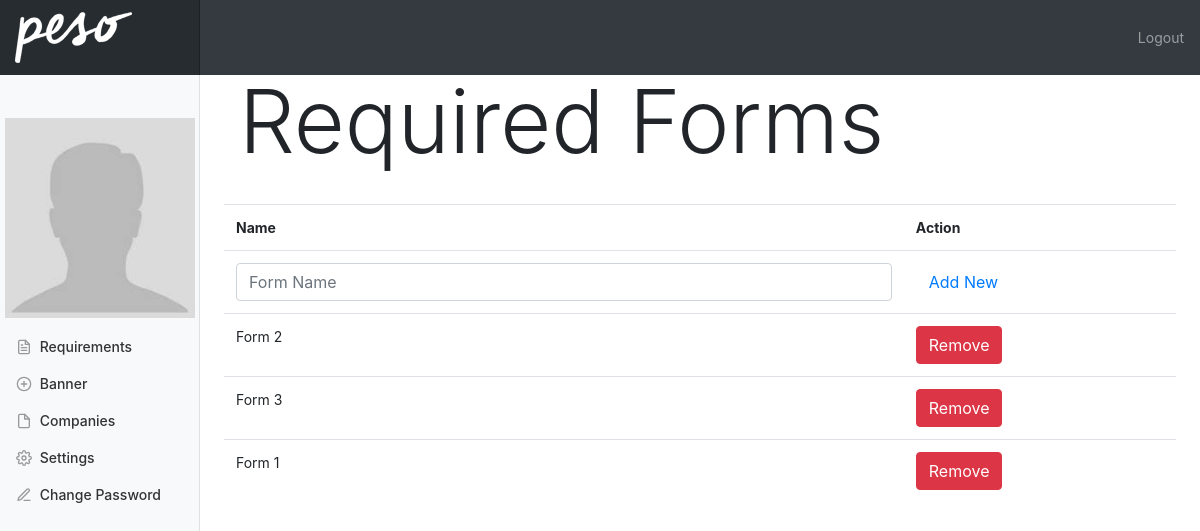
/requirements.php (signed in), run on an earlier commit of the app's database.
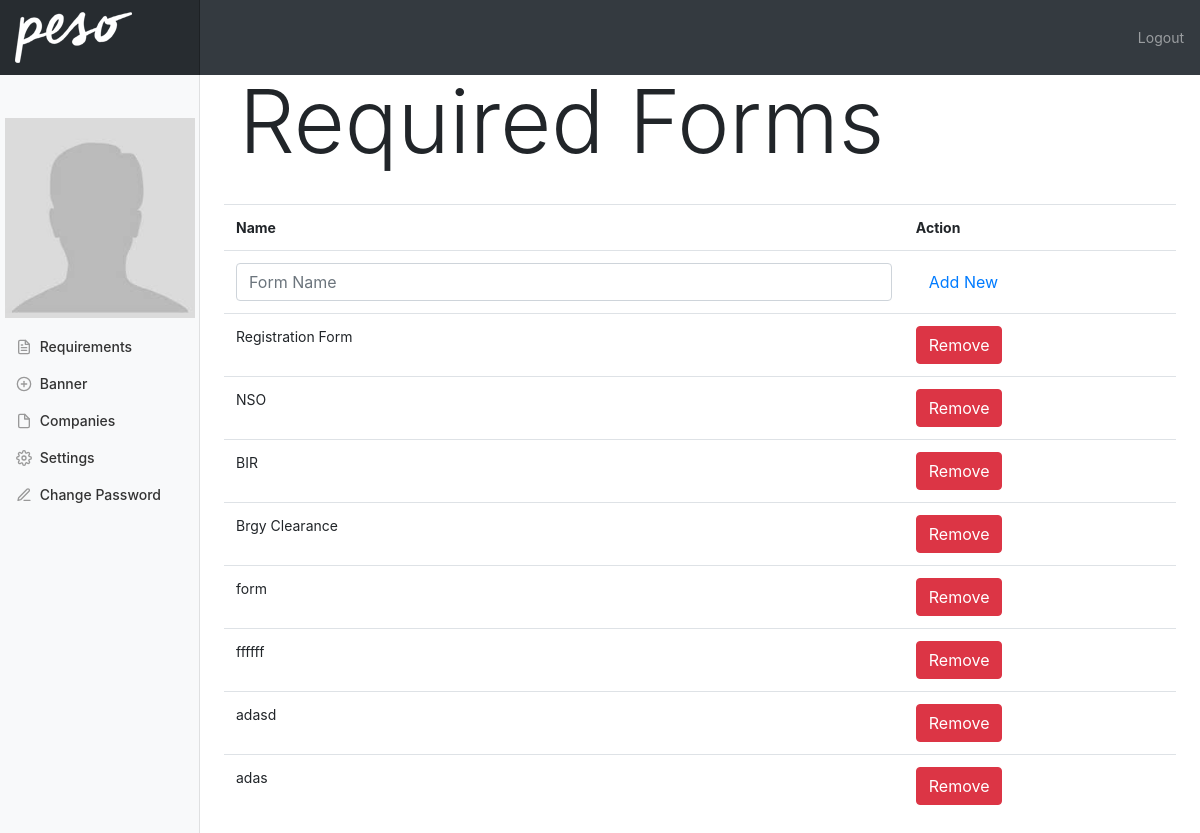
And on a later commit of the database.
### tables this page shows
CREATE TABLE `requirement` (
  `id` int(11) NOT NULL,
  `name` varchar(255) NOT NULL,
  `userid` int(11) DEFAULT NULL,
  `level` int(11) NOT NULL DEFAULT '0',
  `location` varchar(255) DEFAULT NULL,
  `requirement_id` int(11) DEFAULT NULL
);

### model.php (called while the page is built, shortened)
<?php
class Model {
	protected $db;
	public function __construct(){
		include_once "config.php";
		$this->db = $db;
	}
	public function getAllAdminRequirements(){
		return $this->db->query("
			SELECT *
			FROM requirement
			WHERE level = 0
			")->fetchAll(PDO::FETCH_ASSOC);
	}
}

### requirements.php (the view, shortened to what this page needs)
<?php include_once "model.php"; ?>
<?php $model = new Model();
  $model->restrictAccessByLevel(3);
$requirements = $model->getAllAdminRequirements();
?>
<?php include_once "header2.php"; ?>
    <div class="container-fluid">
      <div class="row">
        <?php include_once "admin-nav.php"; ?>
        <main role="main" class="col-md-9 ml-sm-auto col-lg-10 px-4">
          <br>
          <div class="container">
            <div class="img-container profile-banner">
              <h2 class="compname display-2">Required Forms</h2>
            </div>
          </div>
          <br>
          <div class="container">
            <div class="row">
              <div class="table-responsive">
                <table class="table">
                  <tr>
                    <th>Name</th>
                    <th>Action</th>
                  </tr>
                  <tr id="addreq">
                    <td>
                      <input type="text" class="form-control" required id="requirement" placeholder="Form Name"/>
                    </td>
                    <td>
                      <a href="" class="btn btn-sucess" id="addnew">Add New</a>
                    </td>
                  </tr>
                  <?php foreach($requirements as $idx => $r): ?>
                    <tr>
                      <td><?= $r['name'];?></td>
                      <td>
                        <a href="" data-id="<?= $r['id'];?>" class="btn btn-danger remove">Remove</a>
                      </td>
                    </tr>
                  <?php endforeach; ?>
                </table>
              </div>
            </div>
          </div>
        </main>
      </div>
    </div>
  </body>
</html>

What changed in the data, as far as the page shows it:
removed requirement: name "Form 2"
removed requirement: name "Form 3"
removed requirement: name "Form 1"
added requirement: name "Registration Form"
added requirement: name "NSO"
added requirement: name "BIR"
added requirement: name "Brgy Clearance"
added requirement: name "form"
added requirement: name "ffffff"
added requirement: name "adasd"
added requirement: name "adas"
